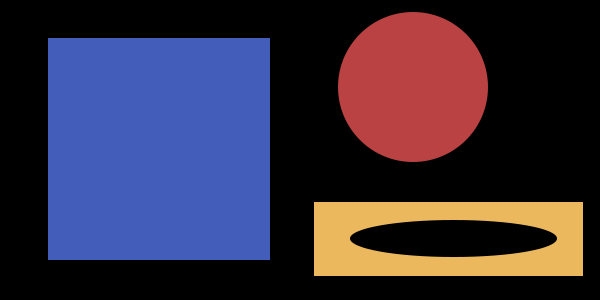
#> input picture 20251110/img/basic_shapes.png, 600 x 300 px
$ python class2.py --image img/basic_shapes.png
#> lines starting #> are read from the running program, lines starting #| are printed output that depends on the picture; after the words box and inside, x2 and y2 are one past the last pixel; in counts of white or black regions, pixels touching at a corner belong together
# --image basic_shapes.png

""" Page 10 """
# import the necessary packages
import argparse

import cv2
import imutils
import numpy as np

# construct the argument parser and parse the arguments
ap = argparse.ArgumentParser()
ap.add_argument("-i", "--image", required=True, help="Path to the image")
args = vars(ap.parse_args())

# load the image and convert it to grayscale
image = cv2.imread(args["image"])
#> image is the input picture: shape (300, 600, 3); mean B, G, R 64.6, 46.4, 54.5
gray = cv2.cvtColor(image, cv2.COLOR_BGR2GRAY)
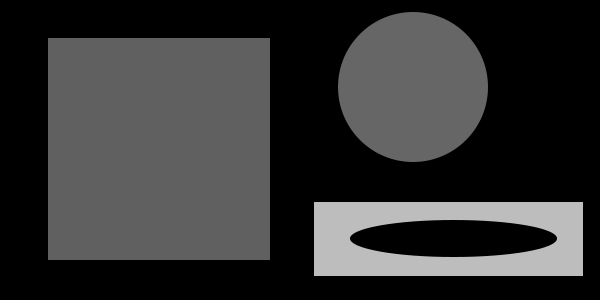
#> gray: shape (300, 600); min 0, max 189, mean 50.9

# show the original image
cv2.imshow("Original", image)

# find all contours in the image and draw ALL contours on the image
cnts = cv2.findContours(gray.copy(), cv2.RETR_LIST, cv2.CHAIN_APPROX_SIMPLE)
#> cnts = 4 contours; box (x1, y1, x2, y2) and area: (48, 38, 270, 260) 48841, (314, 202, 583, 276) 19564, (338, 12, 488, 162) 17687, (350, 219, 557, 258) 5972
cnts = imutils.grab_contours(cnts)
clone = image.copy()
cv2.drawContours(clone, cnts, -1, (0, 255, 0), 2)
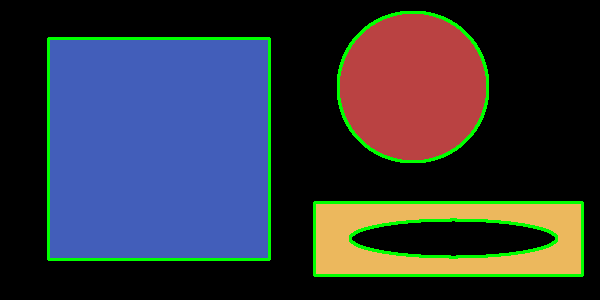
#> clone: shape (300, 600, 3); 4.28% of pixels changed, all inside (x1, y1, x2, y2) = (47, 11, 584, 277)
# print("Found {} contours".format(len(cnts)))
print(f"Found {len(cnts)} contours")
#| Found 4 contours


# show the output image
cv2.imshow("All Contours", clone)
cv2.waitKey(0)

# re-clone the image and close all open windows
clone = image.copy()
cv2.destroyAllWindows()

""" Page 11 """
# loop over the contours individually and draw each of them
for i, c in enumerate(cnts):
    # print("Drawing contour #{}".format(i + 1))
    print(f"Drawing contour #{i + 1}")
    cv2.drawContours(clone, [c], -1, (0, 255, 0), 2)
    cv2.imshow("Single Contour", clone)
    cv2.waitKey(0)
#> this loop made 4 passes
#> c on passes 2 to 3: [[314, 202], [314, 275], [582, 275], [582, 202]], [[48, 38], [48, 259], [269, 259], [269, 38]]
#| Drawing contour #1
#| Drawing contour #2
#| Drawing contour #3
#| Drawing contour #4
#> pass 1, `cv2.imshow("Single Contour", clone)`:
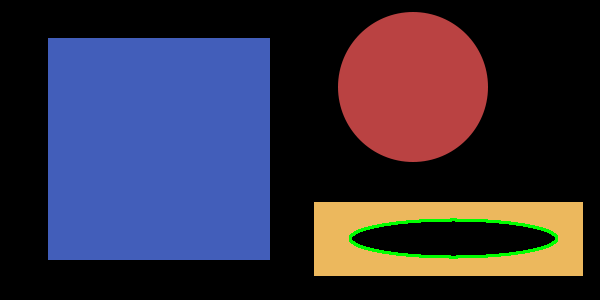
#> window 'Single Contour': shape (300, 600, 3); mean B, G, R 64.2, 47.7, 53.7

# re-clone the image and close all open windows
clone = image.copy()
cv2.destroyAllWindows()

# find contours in the image, but this time keep only the EXTERNAL contours in the image
cnts = cv2.findContours(gray.copy(), cv2.RETR_EXTERNAL, cv2.CHAIN_APPROX_SIMPLE)
#> cnts = 3 contours; box (x1, y1, x2, y2) and area: (48, 38, 270, 260) 48841, (314, 202, 583, 276) 19564, (338, 12, 488, 162) 17687
cnts = imutils.grab_contours(cnts)
cv2.drawContours(clone, cnts, -1, (0, 255, 0), 2)
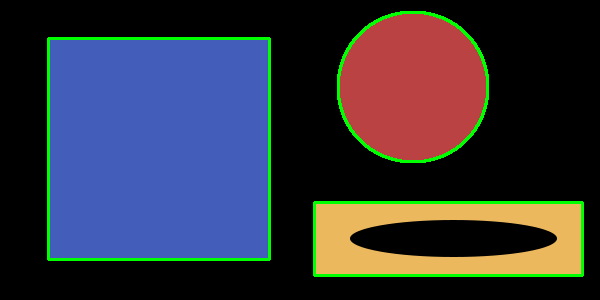
#> clone: shape (300, 600, 3); 3.5% of pixels changed, all inside (x1, y1, x2, y2) = (47, 11, 584, 277)
# print("Found {} EXTERNAL contours".format(len(cnts)))
print(f"Found {len(cnts)} EXTERNAL contours")
#| Found 3 EXTERNAL contours

# show the output image
cv2.imshow("All Contours", clone)
cv2.waitKey(0)

# re-clone the image and close all open windows
clone = image.copy()
cv2.destroyAllWindows()

# loop over the contours individually
for c in cnts:
    # construct a mask by drawing only the current contour
    mask = np.zeros(gray.shape, dtype="uint8")
    cv2.drawContours(mask, [c], -1, 255, -1)
    # show the images
    cv2.imshow("Image", image)
    cv2.imshow("Mask", mask)
    cv2.imshow("Image + Mask", cv2.bitwise_and(image, image, mask=mask))
    cv2.waitKey(0)
#> this loop made 3 passes
#> pass 1, `cv2.imshow("Mask", mask)`:
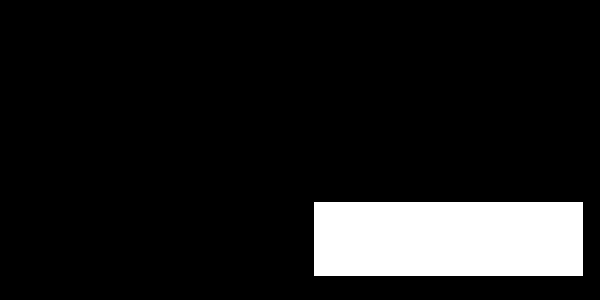
#> window 'Mask': shape (300, 600); 11.1% white; 1 white region, box (x1, y1, x2, y2) and area: (314, 202, 583, 276) 19906
#> pass 1, `cv2.imshow("Image + Mask", cv2.bitwise_and(image, image, mask=mask))`:
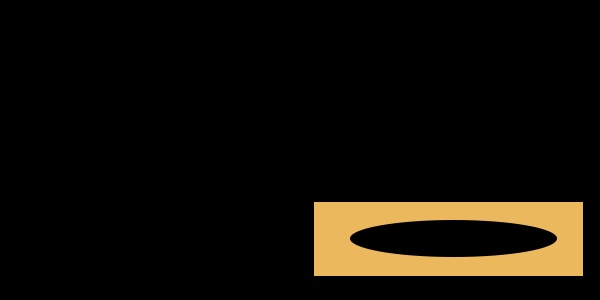
#> window 'Image + Mask': shape (300, 600, 3); mean B, G, R 7.2, 14.2, 18.2
#> after the loop:
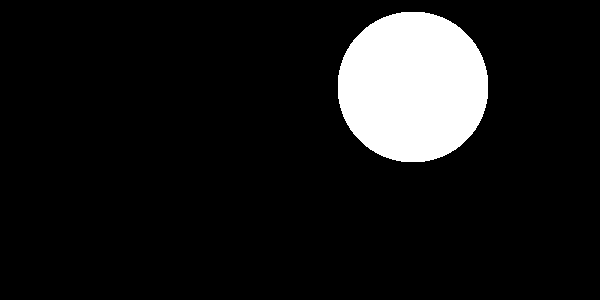
#> mask: shape (300, 600); 9.9% white; 1 white region, box (x1, y1, x2, y2) and area: (338, 12, 488, 162) 17900

$ run again, with 20251110/img/more_shapes.png copied over 20251110/img/basic_shapes.png
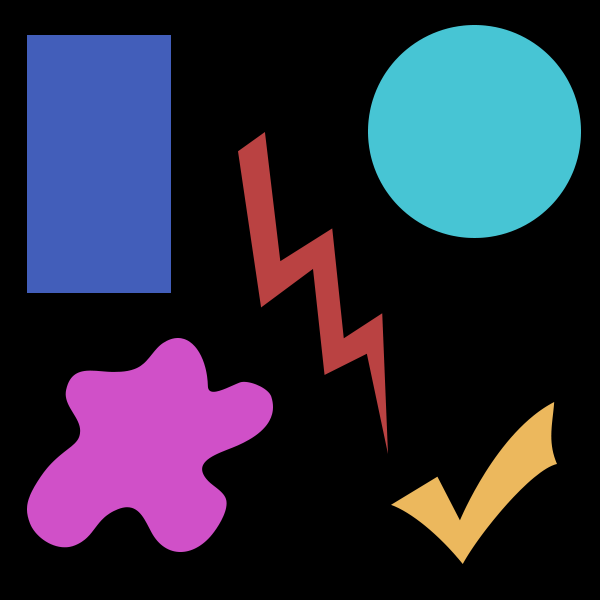
#> input picture 20251110/img/more_shapes.png, 600 x 600 px
#> image is the input picture: shape (600, 600, 3); mean B, G, R 61.2, 42, 42.2
#> `gray = cv2.cvtColor(image, cv2.COLOR_BGR2GRAY)`:
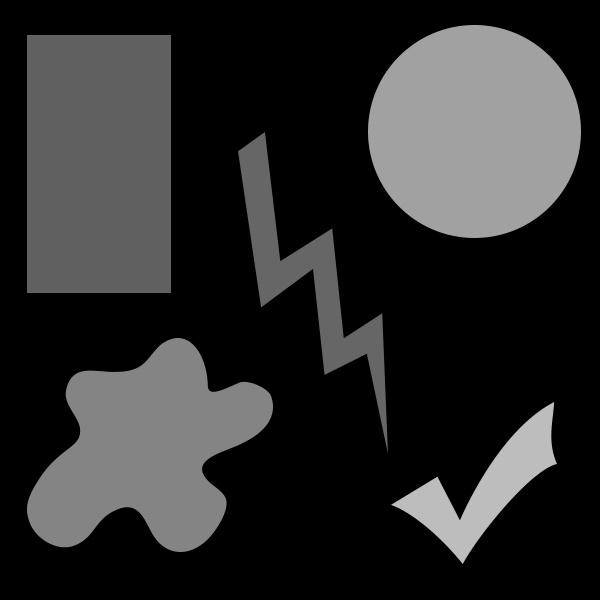
#> gray: shape (600, 600); min 0, max 189, mean 44.2
#> cnts = 5 contours; box (x1, y1, x2, y2) and area: (27, 35, 171, 293) 36751, (368, 25, 581, 238) 35702, (27, 338, 273, 552) 30873, (238, 132, 388, 454) 10436, (391, 402, 557, 564) 8050
#> clone: shape (600, 600, 3); 3.56% of pixels changed, all inside (x1, y1, x2, y2) = (26, 24, 582, 565)
#| Found 5 contours
#> the loop `for i, c in enumerate(cnts): # print("Drawing contour #{}".format(i + ..` made 5 passes
#> c on pass 4: [[27, 35], [27, 292], [170, 292], [170, 35]]
#> (printed output is left out)
#| Found 5 EXTERNAL contours
#> the loop `for c in cnts:` made 5 passes
#> after the loop `for c in cnts:`:
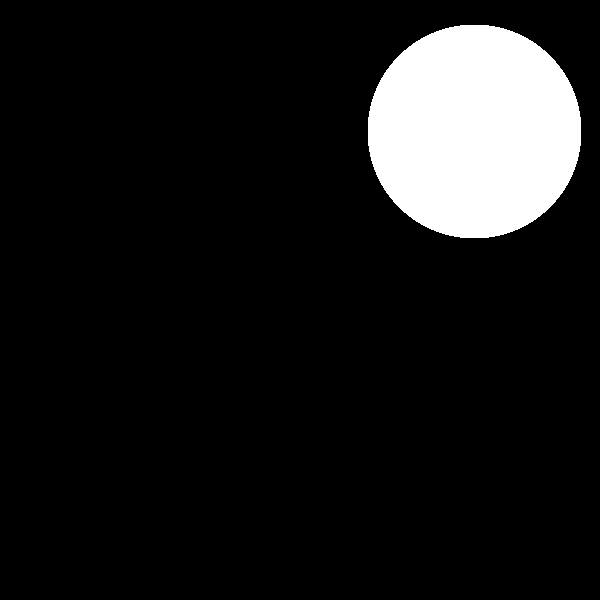
#> mask: shape (600, 600); 10% white; 1 white region, box (x1, y1, x2, y2) and area: (368, 25, 581, 238) 36005
